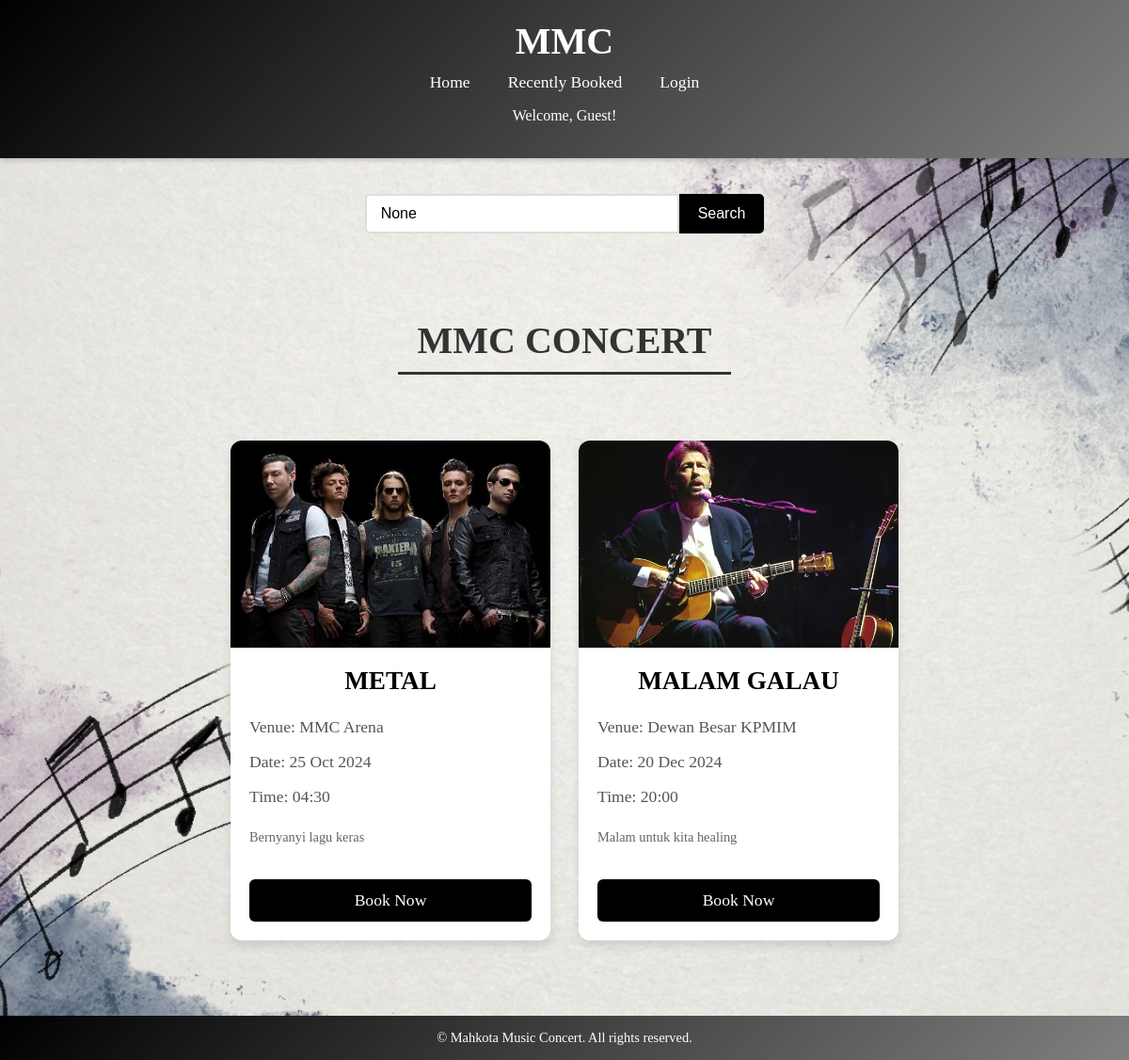
/home/, run on the app's committed database.
### concert/models.py (models this page shows, shortened)
class Event(models.Model):
    event_id = models.AutoField(primary_key=True)
    event_name = models.CharField(max_length=100)
    event_date = models.DateField()
    event_time = models.TimeField(null=True, blank=True)
    event_location = models.CharField(max_length=100, default="Unknown Location")
    event_description = models.TextField(default="No description available")
    event_poster = models.ImageField(upload_to='event_posters/', blank=True, null=True)

### concert/views.py (the view)
# urls.py: 2. Add a URL to urlpatterns:  path('', views.home, name='home')
def home(request):
    query = request.GET.get('q')  # Get the search term from the query parameter
    if query:
        events = Event.objects.filter(event_name__icontains=query)
    else:
        events = Event.objects.all()
    return render(request, 'home.html', {'events': events, 'user': request.user, 'query': query})

### concert/templates/home.html (shortened to what this page needs)
{% load static %}
<!DOCTYPE html>
<html lang="en">
<head>
    <link rel="stylesheet" href="{% static 'style.css' %}">
</head>
<body>
    <header>
        <h1>MMC</h1>
        <nav>
            <ul>
                <li><a href="{% url 'home' %}">Home</a></li>
                <li><a href="{% url 'recent_books' %}">Recently Booked</a></li>
                {% if request.user.is_authenticated %}
                    <li><a href="{% url 'user_profile' %}">User Profile</a></li>
                    <li><a href="{% url 'logout' %}">Logout</a></li>
                    {% if request.user.user_type == 'Admin' %}
                        <li><a href="{% url 'create_event' %}">Create Event</a></li>
                        <li><a href="{% url 'manage_events' %}">Manage Events</a></li>
                    {% endif %}
                {% else %}
                    <li><a href="{% url 'login' %}">Login</a></li>
                {% endif %}
            </ul>
        </nav>
        <div>
            {% if request.session.user_name %}
                <p>Welcome, {{ request.session.user_name }}!</p>
                <p>Your email: {{ request.session.user_email }}</p>
            {% else %}
                <p>Welcome, Guest!</p>
            {% endif %}
        </div>
    </header>
    <br>
    <form method="get" action="{% url 'home' %}" class="search-form">
        <input type="text" name="q" value="{{ query }}" placeholder="Search events..." class="search-input">
        <button type="submit" class="search-button">Search</button>
    </form>
    <main>
        <h2>MMC CONCERT</h2>
        <div class="event-container">
            {% for event in events %}
                <div class="event-card">
                    {% if event.event_poster %}
                        <img src="{{ event.event_poster.url }}" alt="Event Poster" class="event-poster">
                    {% endif %}
                    <h3 class="event-name">{{ event.event_name }}</h3>
                    <p class="event-details">Venue: {{ event.event_location }}</p>
                    <p class="event-details">Date: {{ event.event_date|date:"d M Y" }}</p>
                    <p class="event-details">Time: {{ event.event_time|time:"H:i" }}</p>
                    {% if event.event_description %}
                        <p class="event-description">{{ event.event_description|truncatewords:20 }}</p>
                    {% endif %}
                    {% if user.is_authenticated %}
                        <a href="{% url 'book_ticket' event.event_id %}" class="book-now-btn">Book Now</a>
                    {% else %}
                        <a href="{% url 'login' %}?next={% url 'book_ticket' event.event_id %}" class="book-now-btn">Book Now</a>
                    {% endif %}
                </div>
            {% empty %}
                <p>No events available at the moment.</p>
            {% endfor %}
        </div>
    </main>
    <footer>
        <p>&copy; Mahkota Music Concert. All rights reserved.</p>
    </footer>
</body>
</html>

### concert/static/style.css (style rules this page uses)
header { background: linear-gradient(135deg, Black, gray); color: white; padding: 20px 0; text-align: center; box-shadow: 0 2px 5px rgba(0, 0, 0, 0.2); }
header h1 { margin: 0; font-size: 2.5rem; }
nav ul { list-style: none; padding: 0; display: flex; justify-content: center; margin-top: 10px; }
nav ul li { margin: 0 20px; }
nav ul li a { color: white; text-decoration: none; font-size: 1.1rem; transition: color 0.3s ease; }
main { padding: 20px; }
h2 { font-size: 2.5rem; text-align: center; margin: 40px auto; color: #333; font-weight: bold; text-transform: uppercase; max-width: 80%; padding: 10px 20px; border-bottom: 3px solid #333; display: table; }
.event-container { display: flex; flex-wrap: wrap; justify-content: center; gap: 30px; padding: 30px; }
.event-card { background-color: white; border-radius: 12px; box-shadow: 0 6px 10px rgba(0, 0, 0, 0.1); overflow: hidden; width: 340px; display: flex; flex-direction: column; transition: transform 0.3s ease, box-shadow 0.3s ease; }
.event-poster { width: 100%; height: 220px; object-fit: cover; }
.event-name { font-size: 1.7rem; margin: 20px 20px 15px; text-align: center; padding: 0 10px; }
.event-details { margin: 8px 20px; color: #555; font-size: 1.1rem; }
.book-now-btn { background-color: black; color: white; text-decoration: none; text-align: center; padding: 12px 15px; margin: 20px; border-radius: 6px; transition: background-color 0.3s, transform 0.3s; font-size: 1.1rem; }
button { background-color: black; color: white; border: none; padding: 12px 24px; font-size: 1.1rem; cursor: pointer; border-radius: 8px; transition: background-color 0.3s ease, transform 0.3s; }
footer { text-align: center; padding: 15px; background: linear-gradient(135deg, Black, gray); color: white; margin-top: 30px; }
footer p { margin: 0; font-size: 0.9rem; }
.search-form { display: flex; justify-content: center; margin: 20px 0; }
.search-input { padding: 10px 15px; font-size: 1rem; border: 2px solid #ddd; border-radius: 5px 0 0 5px; width: 300px; transition: border-color 0.3s ease; }
.search-button { background-color: black; color: white; border: none; padding: 10px 20px; font-size: 1rem; cursor: pointer; border-radius: 0 5px 5px 0; transition: background-color 0.3s ease, transform 0.3s; }
.event-description { margin-left: 20px; font-size: 0.9em; color: #666; line-height: 1.4; }

### data on the page
Event: event_poster (picture), event_name "METAL", event_location "MMC Arena", event_date "25 Oct 2024", event_time "04:30", event_description "Bernyanyi lagu keras"
Event: event_poster (picture), event_name "MALAM GALAU", event_location "Dewan Besar KPMIM", event_date "20 Dec 2024", event_time "20:00", event_description "Malam untuk kita healing"
